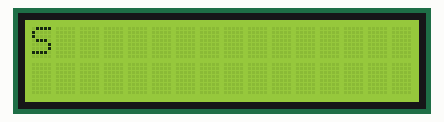
Recording of a sketch running on a simulated Arduino Uno, built with avr-gcc and run on an emulated ATmega328P. Parts: 16×2 character LCD.

Above: at 0.1 s.
At 1.1 s:
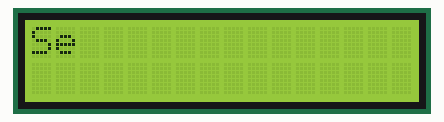
At 3.1 s:
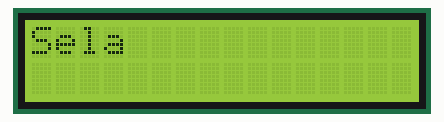
At 6.1 s:
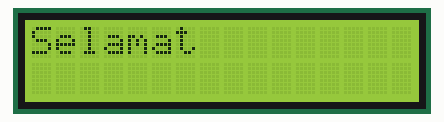
At 9.1 s:
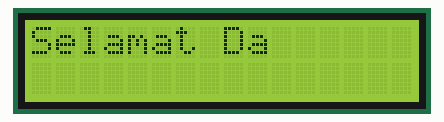
At 13.1 s:
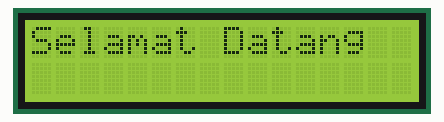

The sketch:

Lanjut_5_LCD.ino
```cpp
#include <LiquidCrystal.h>

LiquidCrystal lcd(12, 11, 5, 4, 3, 2);

String welcome = "Selamat Datang";

void setup() {
  // put your setup code here, to run once:
  lcd.begin(16,2);

}

//uint8_t TextRuuning(){
//
//    for(int i = 0; i<=17; i++){
//      lcd.setCursor(i,0);
//      lcd.print("Selamat Datang");
//      //lcd.scrollDisplayRight();
//      delay(500);
//      lcd.clear();
//    }
//
//    for(int j = 17; j>=0; j--){
//       lcd.setCursor(j,1);
//      lcd.print("Di BBPVP Bekasi");
//      //lcd.scrollDisplayLeft();
//      delay(500);
//    }
//
//}


void loop() {
  // put your main code here, to run repeatedly:

//  TextRuuning();


  lcd.clear();

  for(int i = 0; i<14; i++){
    lcd.setCursor(i,0);
    lcd.print(welcome[i]);
    delay(1000);
  }

//
//  lcd.setCursor(1,0);
//  lcd.print("e");
//  delay(500);
//
//  lcd.setCursor(2,0);
//  lcd.print("l");
//  delay(500);


//  lcd.clear();
//  delay(1000);
//
//  lcd.setCursor(0,0);
//  lcd.print("Selamat Belajar");
//  lcd.setCursor(0,1);
//  lcd.print("Tetap Semangat");
//  lcd.scrollDisplayRight();
//  delay(1000);
//
//  lcd.clear();
//  delay(6000);
}
```

Measured:
- by itself, everything shown: repeats every 14.0 s, in 13 steps
- what the display in image 1 shows lasts 1.0 s, from 1.1 s to 2.1 s
- what the display in image 3 shows lasts 2.0 s, from 6.1 s to 8.1 s
